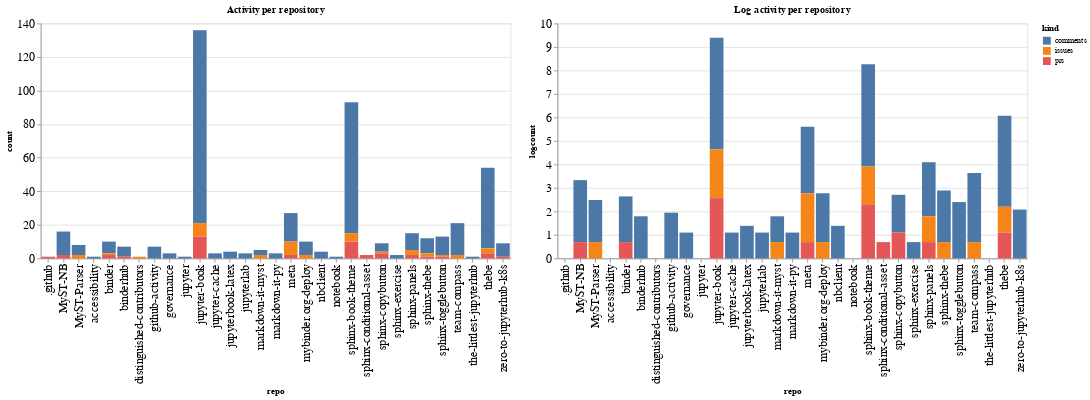

Here is the notebook cell this chart was saved with:
### Code cell
ch1 = alt.Chart(repo_summaries, width=600, title="Activity per repository").mark_bar().encode(
    x='repo',
    y='count',
    color='kind',
    tooltip="kind"
)

ch2 = alt.Chart(repo_summaries, width=600, title="Log activity per repository").mark_bar().encode(
    x='repo',
    y='logcount',
    color='kind',
    tooltip="kind"
)

ch1 | ch2

### Figure 1 — Vega-Lite specification as saved in the notebook (floating-point values rounded to 4 significant figures)
{"config": {"axisLeft": {"labelFontSize": 15}, "axisBottom": {"labelFontSize": 15}}, "hconcat": [{"mark": "bar", "encoding": {"color": {"type": "nominal", "field": "kind"}, "tooltip": {"type": "nominal", "field": "kind"}, "x": {"type": "nominal", "field": "repo"}, "y": {"type": "quantitative", "field": "count"}}, "title": "Activity per repository", "width": 600}, {"mark": "bar", "encoding": {"color": {"type": "nominal", "field": "kind"}, "tooltip": {"type": "nominal", "field": "kind"}, "x": {"type": "nominal", "field": "repo"}, "y": {"type": "quantitative", "field": "logcount"}}, "title": "Log activity per repository", "width": 600}], "data": {"name": "data-aee53bf1e9f0283dacd7803a40a3957a"}, "$schema": "https://vega.github.io/schema/vega-lite/v4.8.1.json", "datasets": {"data-aee53bf1e9f0283dacd7803a40a3957a": [{"repo": ".github", "kind": "prs", "count": 1, "logcount": 0.0}, {"repo": "MyST-NB", "kind": "comments", "count": 14, "logcount": 2.639}, {"repo": "MyST-NB", "kind": "prs", "count": 2, "logcount": 0.6931}, {"repo": "MyST-Parser", "kind": "comments", "count": 6, "logcount": 1.792}, {"repo": "MyST-Parser", "kind": "issues", "count": 2, "logcount": 0.6931}, {"repo": "accessibility", "kind": "comments", "count": 1, "logcount": 0.0}, {"repo": "binder", "kind": "comments", "count": 7, "logcount": 1.946}, {"repo": "binder", "kind": "issues", "count": 1, "logcount": 0.0}, {"repo": "binder", "kind": "prs", "count": 2, "logcount": 0.6931}, {"repo": "binderhub", "kind": "comments", "count": 6, "logcount": 1.792}, {"repo": "binderhub", "kind": "prs", "count": 1, "logcount": 0.0}, {"repo": "distinguished-contributors", "kind": "issues", "count": 1, "logcount": 0.0}, {"repo": "github-activity", "kind": "comments", "count": 7, "logcount": 1.946}, {"repo": "governance", "kind": "comments", "count": 3, "logcount": 1.099}, {"repo": "jupyter", "kind": "comments", "count": 1, "logcount": 0.0}, {"repo": "jupyter-book", "kind": "comments", "count": 115, "logcount": 4.745}, {"repo": "jupyter-book", "kind": "issues", "count": 8, "logcount": 2.079}, {"repo": "jupyter-book", "kind": "prs", "count": 13, "logcount": 2.565}, {"repo": "jupyter-cache", "kind": "comments", "count": 3, "logcount": 1.099}, {"repo": "jupyterbook-latex", "kind": "comments", "count": 4, "logcount": 1.386}, {"repo": "jupyterlab", "kind": "comments", "count": 3, "logcount": 1.099}, {"repo": "markdown-it-myst", "kind": "comments", "count": 3, "logcount": 1.099}, {"repo": "markdown-it-myst", "kind": "issues", "count": 2, "logcount": 0.6931}, {"repo": "markdown-it-py", "kind": "comments", "count": 3, "logcount": 1.099}, {"repo": "meta", "kind": "comments", "count": 17, "logcount": 2.833}, {"repo": "meta", "kind": "issues", "count": 8, "logcount": 2.079}, {"repo": "meta", "kind": "prs", "count": 2, "logcount": 0.6931}, {"repo": "mybinder.org-deploy", "kind": "comments", "count": 8, "logcount": 2.079}, {"repo": "mybinder.org-deploy", "kind": "issues", "count": 2, "logcount": 0.6931}, {"repo": "nbclient", "kind": "comments", "count": 4, "logcount": 1.386}, {"repo": "notebook", "kind": "comments", "count": 1, "logcount": 0.0}, {"repo": "sphinx-book-theme", "kind": "comments", "count": 78, "logcount": 4.357}, {"repo": "sphinx-book-theme", "kind": "issues", "count": 5, "logcount": 1.609}, {"repo": "sphinx-book-theme", "kind": "prs", "count": 10, "logcount": 2.303}, {"repo": "sphinx-conditional-asset", "kind": "prs", "count": 2, "logcount": 0.6931}, {"repo": "sphinx-copybutton", "kind": "comments", "count": 5, "logcount": 1.609}, {"repo": "sphinx-copybutton", "kind": "issues", "count": 1, "logcount": 0.0}, {"repo": "sphinx-copybutton", "kind": "prs", "count": 3, "logcount": 1.099}, {"repo": "sphinx-exercise", "kind": "comments", "count": 2, "logcount": 0.6931}, {"repo": "sphinx-panels", "kind": "comments", "count": 10, "logcount": 2.303}, {"repo": "sphinx-panels", "kind": "issues", "count": 3, "logcount": 1.099}, {"repo": "sphinx-panels", "kind": "prs", "count": 2, "logcount": 0.6931}, {"repo": "sphinx-thebe", "kind": "comments", "count": 9, "logcount": 2.197}, {"repo": "sphinx-thebe", "kind": "issues", "count": 2, "logcount": 0.6931}, {"repo": "sphinx-thebe", "kind": "prs", "count": 1, "logcount": 0.0}, {"repo": "sphinx-togglebutton", "kind": "comments", "count": 11, "logcount": 2.398}, {"repo": "sphinx-togglebutton", "kind": "issues", "count": 1, "logcount": 0.0}, {"repo": "sphinx-togglebutton", "kind": "prs", "count": 1, "logcount": 0.0}, {"repo": "team-compass", "kind": "comments", "count": 19, "logcount": 2.944}, {"repo": "team-compass", "kind": "issues", "count": 2, "logcount": 0.6931}, {"repo": "the-littlest-jupyterhub", "kind": "comments", "count": 1, "logcount": 0.0}, {"repo": "thebe", "kind": "comments", "count": 48, "logcount": 3.871}, {"repo": "thebe", "kind": "issues", "count": 3, "logcount": 1.099}, {"repo": "thebe", "kind": "prs", "count": 3, "logcount": 1.099}, {"repo": "zero-to-jupyterhub-k8s", "kind": "comments", "count": 8, "logcount": 2.079}, {"repo": "zero-to-jupyterhub-k8s", "kind": "prs", "count": 1, "logcount": 0.0}]}}
